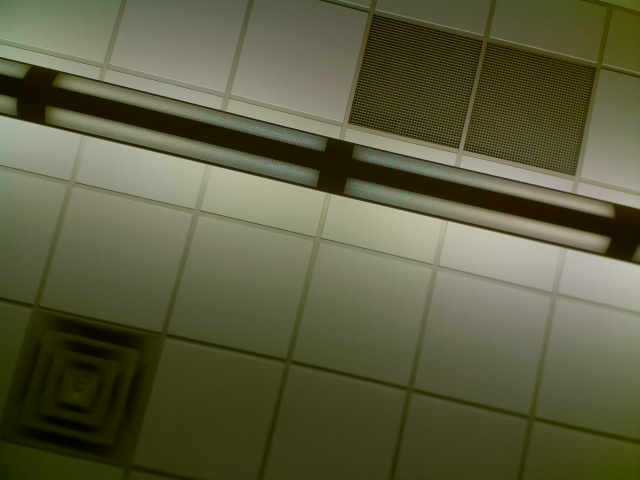
#> input picture stitch/temp/yolo_2014-04-29_07-03-17.jpg, 640 x 480 px
$ python picstitch.py   (Python 2 division)
#> lines starting #> are read from the running program, lines starting #| are printed output that depends on the picture
import Image

# Size of Image to be stitched. We keep this constant
# so that we can add the snap img if there are an
# odd number of images
ROWS = 640
COLS = 480


# REQUIRES: All images are 640 x 480
# ENSURES : Stitched image in order of input
def stitch(urls):
  pixels = [Image.open(url).load() for url in urls]
#> pixels = 4 items
  pixels_len = len(pixels)
#> pixels_len = 4


  if (pixels_len % 2 == 1):
    # TODO: Add snap img here
    print "odd number.. aborting"
    pixels_len = pixels_len + 1
    return

  # Assuming even if it gets here we have an even # of images

  # Array of tuples that represent [r,c] such that the
  # the [r,c] value at idx 'i' represents the position of the top-left
  # pixel in the 'i'-th image in the urls array
  rc_starts = [[]] * pixels_len
#> rc_starts = [[], [], [], []]
  for i in range(pixels_len):
    rc = [0] * 2
    if i % 2 == 0:
      # Left Column
      rc[0] = (i / 2) * ROWS #row
      rc[1] = 0

    else:
      # Right Column
      rc[0] = ((i-1) / 2) * ROWS
      rc[1] = COLS

    rc_starts[i] = rc
#> after the loop, rc_starts = [[0, 0], [0, 480], [640, 0], [640, 480]]

  # Each stitched picture is an X by 2 array, where X is
  # the number of rows necessary (ie, pixels_len / 2)
  res_img = Image.new("RGB", (ROWS * (pixels_len / 2), COLS * 2), "Black")
#> res_img: PIL image 1280x960 RGB; every value is 0
  res_pxls = res_img.load()

  for r in range(ROWS):
    for c in range(COLS):
      for i in range(pixels_len):
        startR = rc_starts[i][0]
        startC = rc_starts[i][1]

        res_pxls[r + startR, c + startC] = pixels[i][r,c]

  res_img.save("res.jpg", "JPEG")
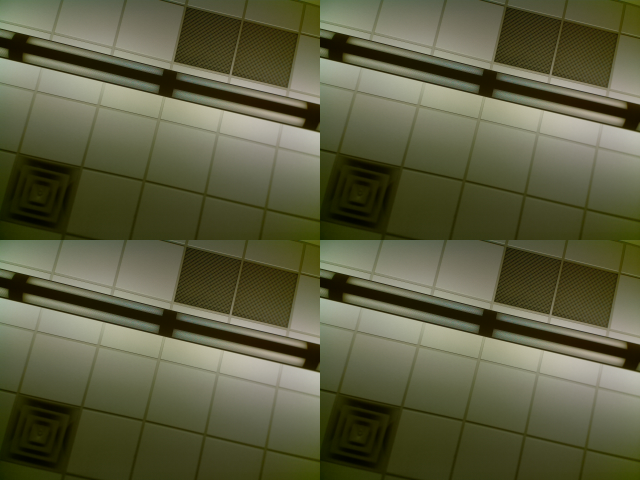
#> saved as res.jpg: PIL image 1280x960 RGB (shown at 1/2 size); mean R, G, B 92.7, 93.3, 65

stitch(["temp/yolo_2014-04-29_07-03-17.jpg",
  "temp/yolo_2014-04-29_07-03-17.jpg",
  "temp/yolo_2014-04-29_07-03-17.jpg",
  "temp/yolo_2014-04-29_07-03-17.jpg"])
